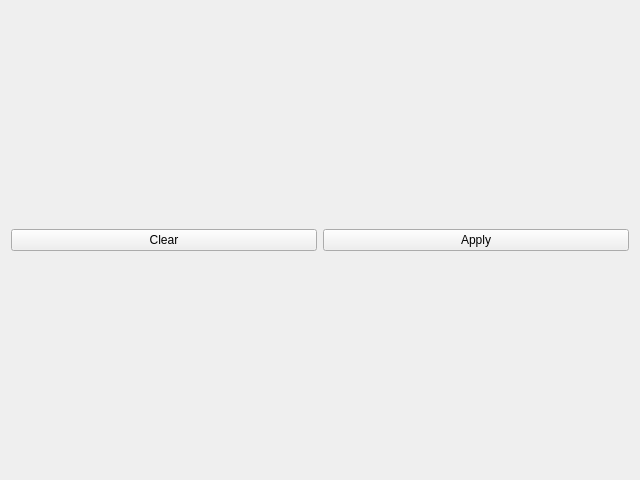
<?xml version="1.0" encoding="UTF-8"?>
<ui version="4.0">
 <class>RddcEvlWidget</class>
 <widget class="QWidget" name="RddcEvlWidget">
  <property name="geometry">
   <rect>
    <x>0</x>
    <y>0</y>
    <width>640</width>
    <height>480</height>
   </rect>
  </property>
  <property name="windowTitle">
   <string>Form</string>
  </property>
  <layout class="QVBoxLayout" name="mainLayout">
   <item>
    <layout class="QVBoxLayout" name="verticalLayout">
     <item>
      <layout class="QHBoxLayout" name="horizontalLayout">
       <item>
        <widget class="QPushButton" name="clearBtn">
         <property name="text">
          <string>Clear</string>
         </property>
        </widget>
       </item>
       <item>
        <widget class="QPushButton" name="applyBtn">
         <property name="text">
          <string>Apply</string>
         </property>
        </widget>
       </item>
      </layout>
     </item>
    </layout>
   </item>
  </layout>
 </widget>
 <resources/>
 <connections/>
</ui>
